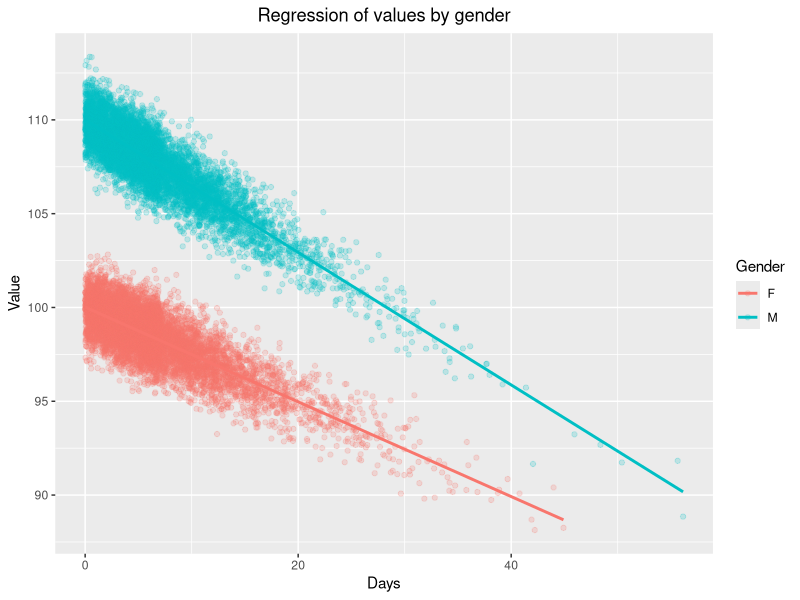

This figure's R source:
# ==============================================================================
# Project: Simulating Repeated Measures Data with Gender-Based Variability
# Script:  simulate_repeated_measures.R
# Author:  Simon Greaves
# Date:    17-AUG-2024
# 
# Description:
# This script generates a simulated dataset of repeated measurements taken
# from individual subjects over time, incorporating gender-based differences 
# in baseline values and slopes. The simulation includes time-varying effects,
# probabilistic no-shows, and random intervals between measurement appointments.
# This dataset can be used to validate statistical models and explore data
# analysis techniques.
#
# Dependencies:
# - R version 4.1.3
# - Packages: dplyr, ggplot2
#
# Inputs:
# - None
#
# Outputs:
# - A data set containing the repeated measurements by id in a LONG format.
# - A ggplot visualizing the relationship between time and measurement values
#   stratified by gender.
#
# Notes:
# - Gender is modeled as a binary variable with equal probability.
# 
# ==============================================================================

pkgs <- c('dplyr', 'ggplot2')
inst <- lapply(pkgs, library, character.only = TRUE)

set.seed(42)

# number of individual id instances
n_instances <- 10000

# measurement frequency
lambda <- 0.75
measurements <- ceiling(rexp(n_instances, lambda))

# model gender
prob_male <- 0.5

# set up individual profiles
wide <- data.frame(id = 1:n_instances,# unique id
                          total_measurements = measurements,
                          gender = rbinom(n_instances,
                                          size = 1,
                                          prob = prob_male))

# set up measurement baseline and slope varying by gender
baseline <- 100
male_baseline_offset <- 10
slope <- -0.25
male_slope_offset <- -0.1
# we'll also simulate a 10% probability of no-shows
no_show_prob <- 0.9
# we'll simulate a maximum of 7 days between measurement appointments
max_days <- 7
# create measurements data set with as many rows as measurements
long <- wide[rep(seq_len(nrow(wide)), wide$total_measurements), ]
long <- long %>%
  mutate(
    days = runif(n = n(), min = 0, max = max_days)) %>%
  group_by(id) %>%
  mutate(
    sex = c('F', 'M')[gender + 1],
    day = cumsum(days),
    n_appointment = row_number(),
    successful_measurement = rbinom(n = n(), size = 1, prob = no_show_prob),
    n_measurements = cumsum(successful_measurement),
    succesfull_measurements = sum(successful_measurement),
    value = if_else(successful_measurement == 1,
                 baseline + gender * male_baseline_offset +
                   slope * day + gender * male_slope_offset * day +
                   rnorm(n = n(), mean = 0, sd = 1),
                 NA)
  )

# plot the data
long %>%
  subset(successful_measurement == TRUE) %>%
  ggplot(aes(x = day, y = value, color = sex)) +
  geom_point(alpha = 0.2) +  # Add points with some transparency
  geom_smooth(method = "lm", se = FALSE) +  # Add regression lines
  labs(
    title = "Regression of values by gender",
    x = "Days",
    y = "Value",
    color = "Gender"
  ) +
  theme(plot.title = element_text(hjust = 0.5))
